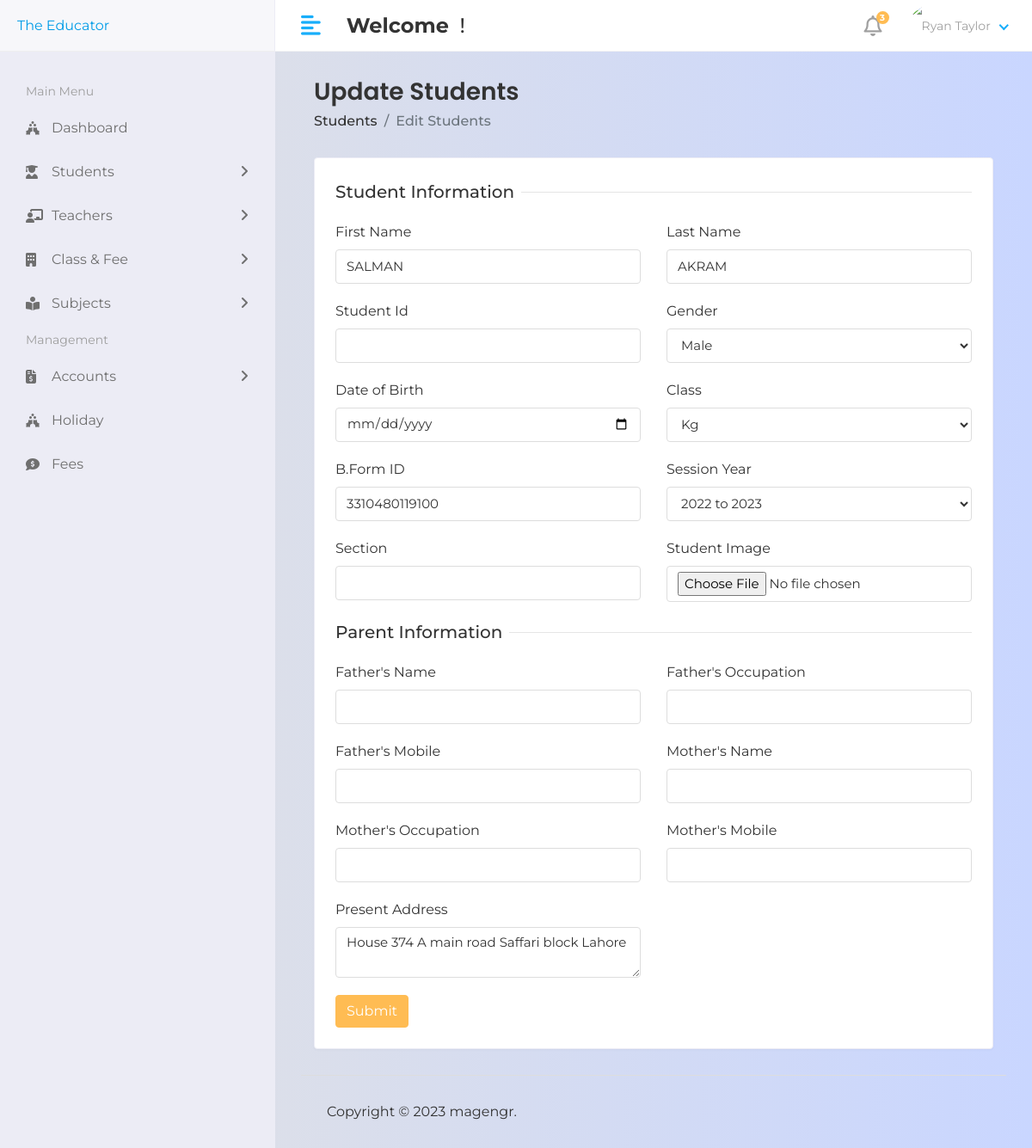
Screenshot of /hod/student/edit/3310480119100 with the database file from the repository.
### app/models.py (models this page shows, shortened)
class Student(models.Model):
    first_name = models.CharField(max_length=100)
    last_name = models.CharField(max_length=100,null=True)
    student_regis = models.IntegerField(null=True)
    address = models.TextField(max_length=255,default='')
    gender = models.CharField(max_length=100)
    dob = models.DateField(default='')
    b_cnic = models.CharField(max_length=13,unique=True)
    father_name = models.TextField(max_length=100,default='')
    father_oc = models.TextField(max_length=100,null=False,default='', blank=True)
    father_mobile = models.TextField(max_length=11,default='')
    mother_name = models.TextField(max_length=100,null=True,default='', blank=True)
    mother_oc = models.TextField(max_length=100, null=True,default='', blank=True)
    mother_mobile = models.TextField(max_length=11,null=True, default='', blank=True)
    course_id = models.ForeignKey(Course,on_delete=models.DO_NOTHING)
    session_year_id =models.ForeignKey(Session_Year,on_delete=models.DO_NOTHING)
    student_pic = models.ImageField(upload_to = 'media/student_pic',default='',null=True, blank=True)
    created_at = models.DateTimeField(auto_now_add=True)
    updated_at = models.DateTimeField(auto_now=True)
    section_id = models.ForeignKey(Section,on_delete=models.DO_NOTHING)

class Course(models.Model):
        name = models.CharField(max_length=100)
        fee_course = models.CharField(max_length=100,default='', blank=True, null=True)
        created_at = models.DateTimeField(auto_now_add=True)
        updated_at = models.DateTimeField(auto_now=True)
        def __str__(self):
            return self.name

class Session_Year(models.Model):
        session_start = models.CharField(max_length=100)
        session_end = models.CharField(max_length=100)
        def __str__(self):
            return self.session_start + " to " + self.session_end

### student_management_system/hod_views.py (the view, shortened to what this page needs)
# urls.py: path('hod/student/edit/<str:id>',hod_views.EDIT_STUDENT, name='edit_student'),
def EDIT_STUDENT(request,id):
    student =Student.objects.filter(b_cnic=id)
    course =Course.objects.all()
    session_year =Session_Year.objects.all()
    context = {
            'student':student,
            'course': course,
            'session_year': session_year,
        }
    return render(request,'hod/edit_student.html',context)

### templates/hod/edit_student.html (shortened to what this page needs)
{% extends 'base.html' %}
{% block content %}
<div class="content container-fluid">
    <div class="page-header">
       <div class="row align-items-center">
          <div class="col">
             <h3 class="page-title">Update Students</h3>
             <ul class="breadcrumb">
                <li class="breadcrumb-item"><a href="{% url 'view_student' %}">Students</a></li>
                <li class="breadcrumb-item active">Edit Students</li>
             </ul>
          </div>
       </div>
    </div>
    <div class="row">
       <div class="col-sm-12">
          <div class="card">
             <div class="card-body">
                <form action=""  method="post" enctype="multipart/form-data">
                   <div class="row">
                      <div class="col-12">
                         <h5 class="form-title"><span>Student Information</span></h5>
                      </div>
                      <div class="col-12 col-sm-6">
                         <div class="form-group">
                            <label>First Name</label>
                            <input type="text" class="form-control" name="first_name"  value="{% for i in student %}{{i.first_name}} {% endfor %}">
                         </div>
                      </div>
                      <div class="col-12 col-sm-6">
                         <div class="form-group">
                            <label>Last Name</label>
                            <input type="text" class="form-control" name="last_name" value="{% for i in student %}{{i.last_name}} {% endfor %}">
                         </div>
                      </div>
                      <div class="col-12 col-sm-6">
                         <div class="form-group">
                            <label>Student Id</label>
                            <input type="number" class="form-control" name="student_regis" value="{% for i in student %}{{i.student_regis}} {% endfor %}">
                         </div>
                      </div>
                      <div class="col-12 col-sm-6">
                         <div class="form-group">
                            <label>Gender</label>
                            <select class="form-control" name="gender"  value="{% for i in student %}{{i.gender}} {% endfor %}">
                               <option  selected value="{% for i in student %}{{i.gender}} {% endfor %}">{% for i in student %}{{i.gender|title}} {% endfor %}</option>
                            </select>
                         </div>
                      </div>
                      <div class="col-12 col-sm-6">
                         <div class="form-group">
                            <label>Date of Birth</label>
                            <div>
                               <input type="date" class="form-control" name="dob" value="{% for i in student %}{{i.dob}}{% endfor %}" required>
                            </div>
                         </div>
                      </div>
                      <div class="col-12 col-sm-6">
                         <div class="form-group" name="course_id">
                            <label >Class</label>
                            <select class="form-control" name="course_id"  value="{% for i in student %}{{i.course_id}} {% endfor %}" required>
                            <option selected  value="{{i.id}}" >{% for i in student %}{{i.course_id}} {% endfor %}</option>
                            </select>
                         </div>
                      </div>
                      <div class="col-12 col-sm-6">
                         <div class="form-group">
                            <label>B.Form ID</label>
                            <input type="text"  class="form-control" placeholder="3001234567890" name="b_cnic" value="{% for i in student %}{{i.b_cnic}}{% endfor %}">
                         </div>
                      </div>
                      <div class="col-12 col-sm-6">
                         <div class="form-group">
                            <label>Session Year</label>
                            <select class="form-control" name="session_year_id" value="{% for i in student %}{{i.session_year_id}} {% endfor %}" required>
                                <option selected value="{{i.id}}">{% for i in student %}{{i.session_year_id}} {% endfor %}</option>
                            </select>
                         </div>
                      </div>
                      <div class="col-12 col-sm-6">
                         <div class="form-group">
                            <label>Section</label>
                            <input type="text" class="form-control" name="section_abc" value="{% for i in student %}{{i.section_abc}} {% endfor %}">
                         </div>
                      </div>
                      <div class="col-12 col-sm-6">
                         <div class="form-group">
                            <label>Student Image</label>
                            <input type="file" class="form-control" name="student_pic"  >
                         </div>
                      </div>
                      <div class="col-12">
                         <h5 class="form-title"><span>Parent Information</span></h5>
                      </div>
                      <div class="col-12 col-sm-6">
                         <div class="form-group">
                            <label>Father's Name</label>
                            <input type="text" class="form-control" name="father_name" value="{% for i in student %}{{i.father_name}} {% endfor %}">
                         </div>
                      </div>
                       <div class="col-12 col-sm-6">
                         <div class="form-group">
                            <label>Father's Occupation</label>
                            <input type="text" class="form-control" name="father_oc" value="{% for i in student %}{{i.father_oc}} {% endfor %}">
                         </div>
                      </div>
                      <div class="col-12 col-sm-6">
                         <div class="form-group">
                            <label>Father's Mobile</label>
                            <input type="text" class="form-control" name="father_mobile" value="{% for i in student %}{{i.father_mobile}} {% endfor %}">
                         </div>
                      </div>
                      <div class="col-12 col-sm-6">
                         <div class="form-group">
                            <label>Mother's Name</label>
                            <input type="text" class="form-control" name="mother_name" value="{% for i in student %}{{i.mother_mobile}} {% endfor %}">
                         </div>
                      </div>
                      <div class="col-12 col-sm-6">
                         <div class="form-group">
                            <label>Mother's Occupation</label>
                            <input type="text" class="form-control" name="mother_oc" value="{% for i in student %}{{i.mother_oc}} {% endfor %}">
                         </div>
                      </div>
                      <div class="col-12 col-sm-6">
                         <div class="form-group">
                            <label>Mother's Mobile</label>
                            <input type="text" class="form-control" name="mother_mobile" value="{% for i in student %}{{i.mother_mobile}} {% endfor %}">
                         </div>
                      </div>
                      <div class="col-12 col-sm-6">
                         <div class="form-group">
                            <label>Present Address</label>
                            <textarea class="form-control" name="address" value="{% for i in student %}{{i.address}} {% endfor %}">{% for i in student %}{{i.address}} {% endfor %}</textarea>
                         </div>
                      </div>
                      <div class="col-12">
                         <button type="submit" class="btn btn-primary">Submit</button>
                      </div>
                   </div>
                </form>
             </div>
          </div>
       </div>
    </div>
 </div>
{% endblock %}

### static/assets/css/style.css (style rules this page uses)
html { height: 100%; }
body { background-color: #fff; color: #333; font-family: 'Poppins', sans-serif; font-size: 1rem; height: 100%; line-height: 1.5; overflow-x: hidden; }
h1, h2, h3, h4, h5, h6 { font-family: 'Poppins', sans-serif; margin-top: 0; }
.form-control { border: 1px solid #ddd; box-shadow: none; color: #333; font-size: 15px; height: 40px; }
a { color: #009ce7; }
input, button, a { transition: all 0.4s ease; -moz-transition: all 0.4s ease; -o-transition: all 0.4s ease; -ms-transition: all 0.4s ease; -webkit-transition: all 0.4s ease; }
input, input:focus, button, button:focus { outline: none; }
input[type="file"] { height: auto; min-height: calc(1.5em + .75rem + 2px); }
input[type=text], input[type=password] { -webkit-appearance: none; -moz-appearance: none; appearance: none; }
textarea.form-control { resize: vertical; }
.form-group { margin-bottom: 1.25rem; }
ul, ol { padding: 0px; list-style: none; }
.btn-primary { background-color: #FFBC53; border: 1px solid #FFBC53; }
.card { border: 1px solid #ececf5; box-shadow: 0 1px 3px 0 rgba(0, 0, 0, 0.03); margin-bottom: 1.875rem; }
.card-body { padding: 1.5rem; }
.page-header { margin-bottom: 1.875rem; }
.page-header .breadcrumb { background-color: transparent; color: #6c757d; font-size: 1rem; font-weight: 500; margin-bottom: 0; padding: 0; }
.page-header .breadcrumb a { color: #333; }
.page-title { font-size: 28px; font-weight: 600; color: #333; margin-bottom: 5px; }
.form-title { width: 100%; max-width: 100%; padding: 0; font-size: 1.25rem; font-weight: 500; line-height: inherit; color: #333; white-space: normal; position: relative; display: block; margin-bottom: 20px; }
.form-title:before { content: ""; position: absolute; left: 0px; right: 0px; height: 1px; top: 50%; background-color: rgba(0, 0, 0, 0.1); }
.form-title span { padding: 0px 0.5rem 0 0; background-color: #fff; display: inline-block; z-index: 2; position: relative; }

### static/assets/css/stylesign.css (style rules this page uses)
* { margin: 0; padding: 0; box-sizing: border-box; font-family: 'Montserrat', sans-serif; }
body { background-color: #c9d6ff; background: linear-gradient(to right, #e2e2e2, #c9d6ff); display: flex; align-items: center; justify-content: center; flex-direction: column; height: 100vh; }

### rows the page displays
Student: first_name "SALMAN", last_name "AKRAM", gender "Male", course_id "Kg", b_cnic "3310480119100", session_year_id "2022 to 2023", address "House 374 A main road Saffari block Lahore"
